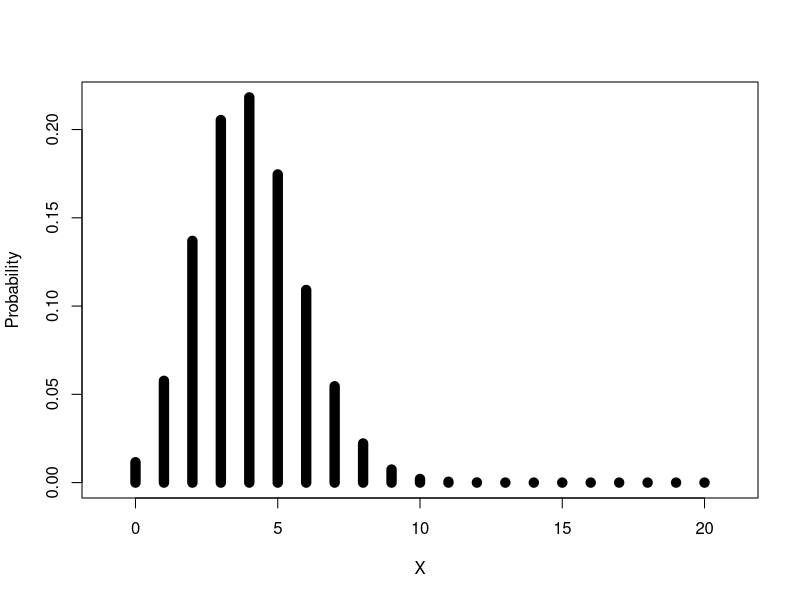

Source code (R):
n = 20
p = 0.2
plot( seq(0,n), dbinom( seq(0,n), n, p), type='h', lwd=10,
      xlim=c(-1,n+1), xlab='X', ylab='Probability')